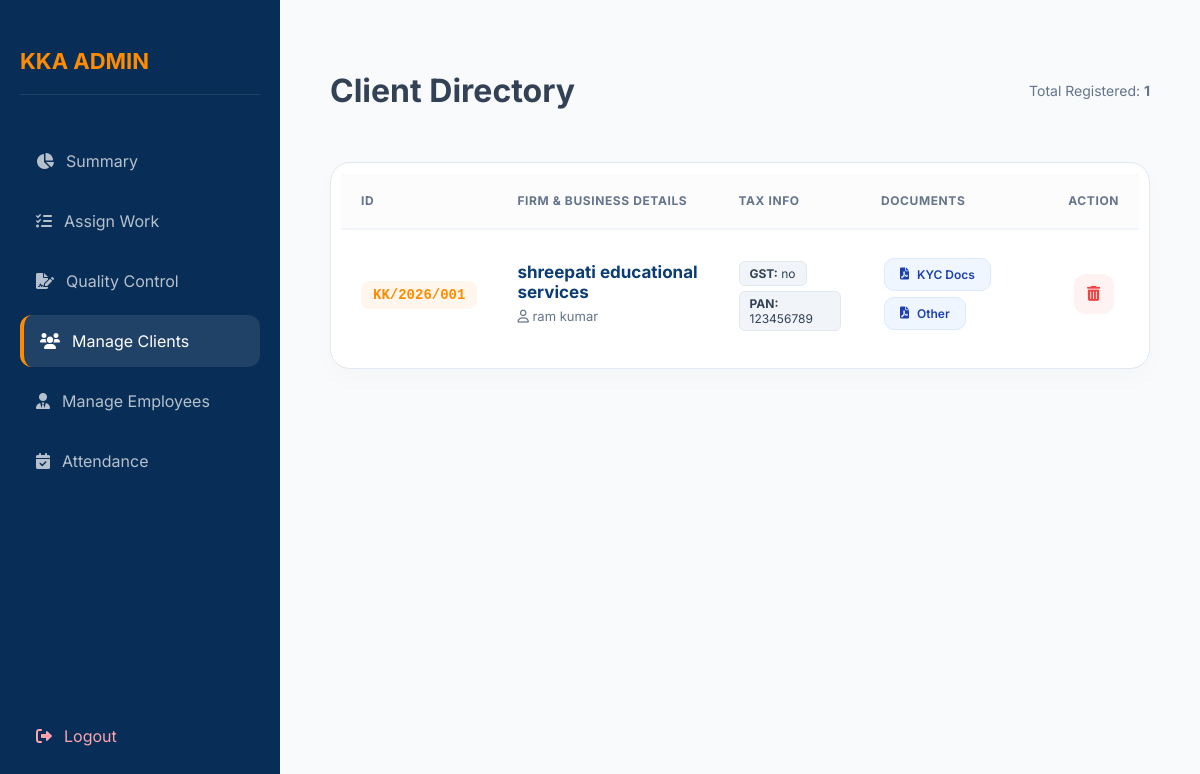
Screenshot of /office/manage-clients.php (signed in) with the database file from the repository.
### tables this page shows
CREATE TABLE `users` (
  `id` int(11) NOT NULL,
  `name` varchar(100) DEFAULT NULL,
  `identifier` varchar(100) DEFAULT NULL,
  `password` varchar(255) DEFAULT NULL,
  `role` enum('admin','office','client') DEFAULT NULL,
  `reset_requested` tinyint(1) DEFAULT 0
);

CREATE TABLE `client_profiles` (
  `id` int(11) NOT NULL,
  `client_id` varchar(50) DEFAULT NULL,
  `company_name` varchar(255) DEFAULT NULL,
  `owner_name` varchar(255) DEFAULT NULL,
  `gst_no` varchar(20) DEFAULT NULL,
  `pan_no` varchar(20) DEFAULT NULL,
  `address` text DEFAULT NULL,
  `created_at` timestamp NOT NULL DEFAULT current_timestamp()
);

CREATE TABLE `client_documents` (
  `id` int(11) NOT NULL,
  `client_id` varchar(50) DEFAULT NULL,
  `doc_category` enum('center','vault') DEFAULT 'center',
  `file_name` varchar(255) DEFAULT NULL,
  `file_path` varchar(255) DEFAULT NULL,
  `upload_date` timestamp NOT NULL DEFAULT current_timestamp(),
  `category` varchar(100) DEFAULT 'Other',
  `assigned_to` varchar(255) DEFAULT NULL,
  `status` varchar(50) DEFAULT 'Assigned',
  `employee_remarks` text DEFAULT NULL,
  `result_file` varchar(255) DEFAULT NULL,
  `created_at` timestamp NOT NULL DEFAULT current_timestamp(),
  `admin_note` text DEFAULT NULL,
  `instruction` text DEFAULT NULL
);

### office/manage-clients.php (the view, shortened to what this page needs)
<?php
include('../db.php');
?>
<!DOCTYPE html>
<html lang="en">
<head>
    <link rel="stylesheet" href="https://cdnjs.cloudflare.com/ajax/libs/font-awesome/6.0.0/css/all.min.css">
</head>
<body>
    <div class="sidebar">
        <h2>KKA ADMIN</h2>
          <a href="admin-dashboard.php"><i class="fas fa-chart-pie"></i> Summary</a>
        <a href="assign-work.php"><i class="fas fa-tasks"></i> Assign Work</a>
        <a href="admin-review.php"><i class="fas fa-file-signature"></i> Quality Control</a>
       <a href="manage-clients.php" class="active"><i class="fas fa-users"></i> Manage Clients</a>
        <a href="manage-employees.php"><i class="fas fa-user-tie"></i> Manage Employees</a>
        <a href="attendance.php"><i class="fas fa-calendar-check"></i> Attendance</a>
        <a href="../logout.php" style="margin-top:auto; color:#fda4af;"><i class="fas fa-sign-out-alt"></i> Logout</a>
    </div>
    <div class="main">
        <div class="header-flex">
            <h1>Client Directory</h1>
            <div style="color: #64748b; font-size: 14px;">Total Registered: <b><?php echo $conn->query("SELECT id FROM users WHERE role='client'")->num_rows; ?></b></div>
        </div>
        <div class="table-card">
            <table>
                <thead>
                    <tr>
                        <th>ID</th>
                        <th>Firm & Business Details</th>
                        <th>Tax Info</th>
                        <th>Documents</th>
                        <th style="text-align: center;">Action</th>
                    </tr>
                </thead>
                <tbody>
                    <?php
                    $sql = "SELECT users.*, client_profiles.company_name, client_profiles.gst_no, client_profiles.pan_no, client_profiles.owner_name
                            FROM users
                            LEFT JOIN client_profiles ON users.identifier = client_profiles.client_id
                            WHERE users.role='client'
                            ORDER BY users.id DESC";
                    $res = $conn->query($sql);
                    if($res->num_rows > 0):
                        while($row = $res->fetch_assoc()):
                            $client_id = $row['identifier'];
                    ?>
                        <tr>
                            <td><span class="id-badge"><?php echo $client_id; ?></span></td>
                            <td>
                                <span class="firm-name"><?php echo $row['company_name'] ?: $row['name']; ?></span>
                                <span class="contact-info"><i class="far fa-user"></i> <?php echo $row['owner_name'] ?: 'No contact name'; ?></span>
                            </td>
                            <td>
                                <div class="tax-pill"><b>GST:</b> <?php echo $row['gst_no'] ?: '---'; ?></div><br>
                                <div class="tax-pill"><b>PAN:</b> <?php echo $row['pan_no'] ?: '---'; ?></div>
                            </td>
                            <td>
                                <div style="display:flex; flex-wrap:wrap; max-width: 300px;">
                                    <?php
                                    $docs = $conn->query("SELECT * FROM client_documents WHERE client_id='$client_id' LIMIT 4");
                                    if($docs->num_rows > 0) {
                                        while($d = $docs->fetch_assoc()) {
                                            echo "<a href='../documents/{$d['file_path']}' class='doc-link' target='_blank'><i class='fas fa-file-pdf'></i> {$d['category']}</a>";
                                        }
                                    } else {
                                        echo "<span style='font-size:12px; color:#cbd5e1;'>No uploads yet</span>";
                                    }
                                    ?>
                                </div>
                            </td>
                            <td style="text-align: center;">
                                <a href="?delete=<?php echo $row['id']; ?>" class="action-btn" onclick="return confirm('Warning: This will delete the client and all their records. Proceed?')">
                                    <i class="fas fa-trash-alt"></i>
                                </a>
                            </td>
                        </tr>
                    <?php
                        endwhile;
                    else:
                    ?>
                        <tr><td colspan="5" class="empty-state">No clients found in the system.</td></tr>
                    <?php endif; ?>
                </tbody>
            </table>
        </div>
    </div>
</body>
</html>

### office/manage-clients.php (style rules this page uses)
:root { --navy: #0b3c74; --orange: #ff8c00; --sidebar: #082d56; --bg: #f8fafc; --text: #334155; --border: #e2e8f0; }
body { display:flex; margin:0; background:var(--bg); font-family: 'Inter', sans-serif; color: var(--text); }
.sidebar { width:280px; background:var(--sidebar); color:white; height:100vh; position:fixed; padding:30px 20px; box-sizing: border-box; display:flex; flex-direction:column; }
.sidebar h2 { color: var(--orange); font-size: 22px; margin-bottom: 40px; border-bottom: 1px solid rgba(255,255,255,0.1); padding-bottom: 20px; }
.sidebar a { color:rgba(255,255,255,0.7); text-decoration:none; display:flex; align-items:center; gap:12px; padding:16px; margin-bottom:8px; border-radius:12px; transition: 0.3s; }
.sidebar a:hover, .sidebar a.active { background:rgba(255,255,255,0.1); color:white; border-left: 4px solid var(--orange); }
.main { margin-left:280px; padding:50px; width:calc(100% - 280px); box-sizing: border-box; }
.header-flex { display: flex; justify-content: space-between; align-items: center; margin-bottom: 30px; }
.table-card { background:white; padding:10px; border-radius:20px; box-shadow:0 10px 25px rgba(0,0,0,0.02); border: 1px solid var(--border); }
table { width:100%; border-collapse:collapse; }
th { text-align:left; padding:20px; background:#fcfcfd; color:#64748b; font-size: 12px; font-weight: 700; text-transform: uppercase; letter-spacing: 0.05em; border-bottom: 2px solid #f1f5f9; }
td { padding:25px 20px; border-bottom:1px solid #f1f5f9; vertical-align: middle; font-size: 15px; }
tr:last-child td { border-bottom: none; }
.id-badge { background: #fff7ed; color: var(--orange); font-weight: 700; padding: 6px 12px; border-radius: 8px; font-family: monospace; font-size: 14px; }
.firm-name { color: var(--navy); font-weight: 700; font-size: 17px; display: block; margin-bottom: 4px; }
.contact-info { color: #64748b; font-size: 13px; }
.tax-pill { display: inline-block; background: #f1f5f9; padding: 4px 10px; border-radius: 6px; font-size: 12px; margin-top: 5px; border: 1px solid #e2e8f0; }
.doc-link { display: inline-flex; align-items: center; gap: 8px; padding: 8px 15px; background: #eff6ff; color: #1e40af; border: 1px solid #dbeafe; border-radius: 10px; font-size: 12px; font-weight: 600; text-decoration: none; margin: 3px; transition: 0.2s; }
.action-btn { color: #ef4444; background: #fef2f2; width: 40px; height: 40px; display: inline-flex; align-items: center; justify-content: center; border-radius: 12px; transition: 0.3s; text-decoration: none; }

### rows the page displays
users: identifier "KK/2026/001", client_profiles.company_name "shreepati educational services", client_profiles.owner_name "ram kumar", client_profiles.gst_no "no", client_profiles.pan_no "123456789"
client_documents: category "KYC Docs"
client_documents: category "Other"

### other values shown
$conn->query("SELECT id FROM users WHERE role='client'")->num_rows "1"
